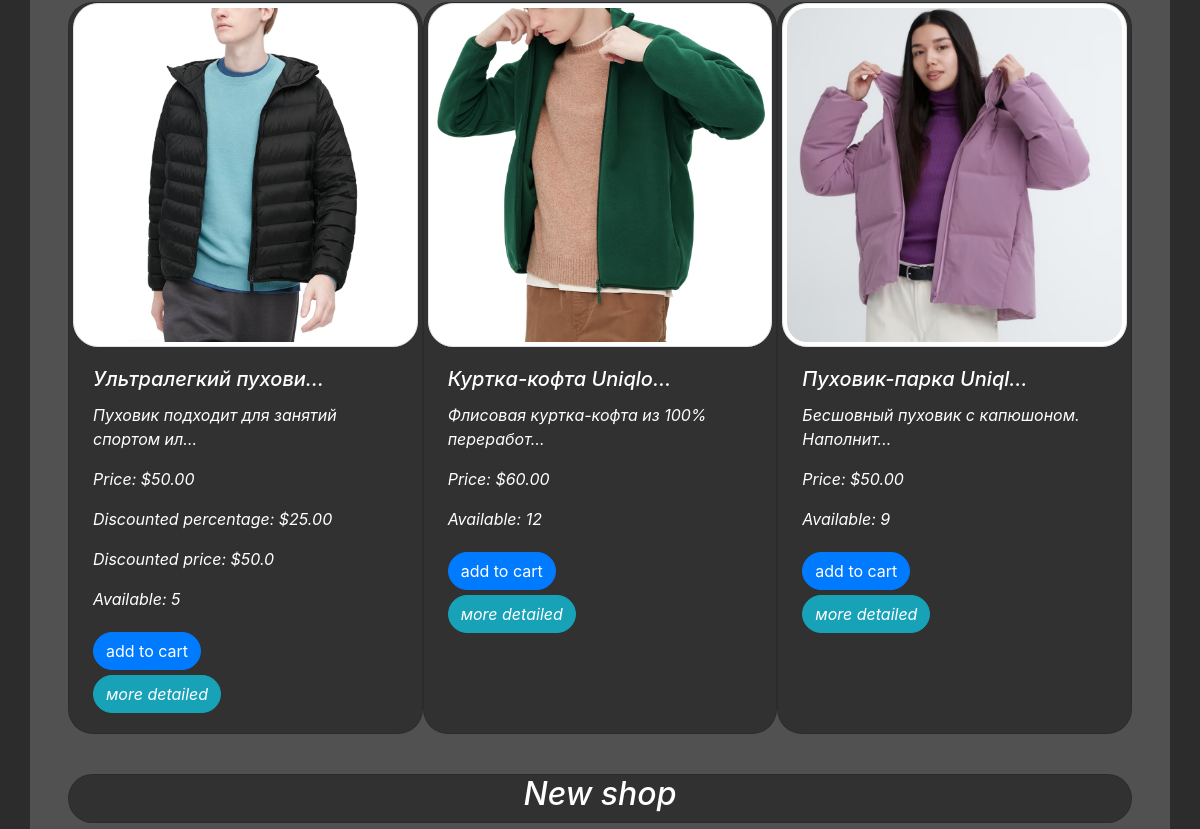
Before: / (middle part) with the older database file.
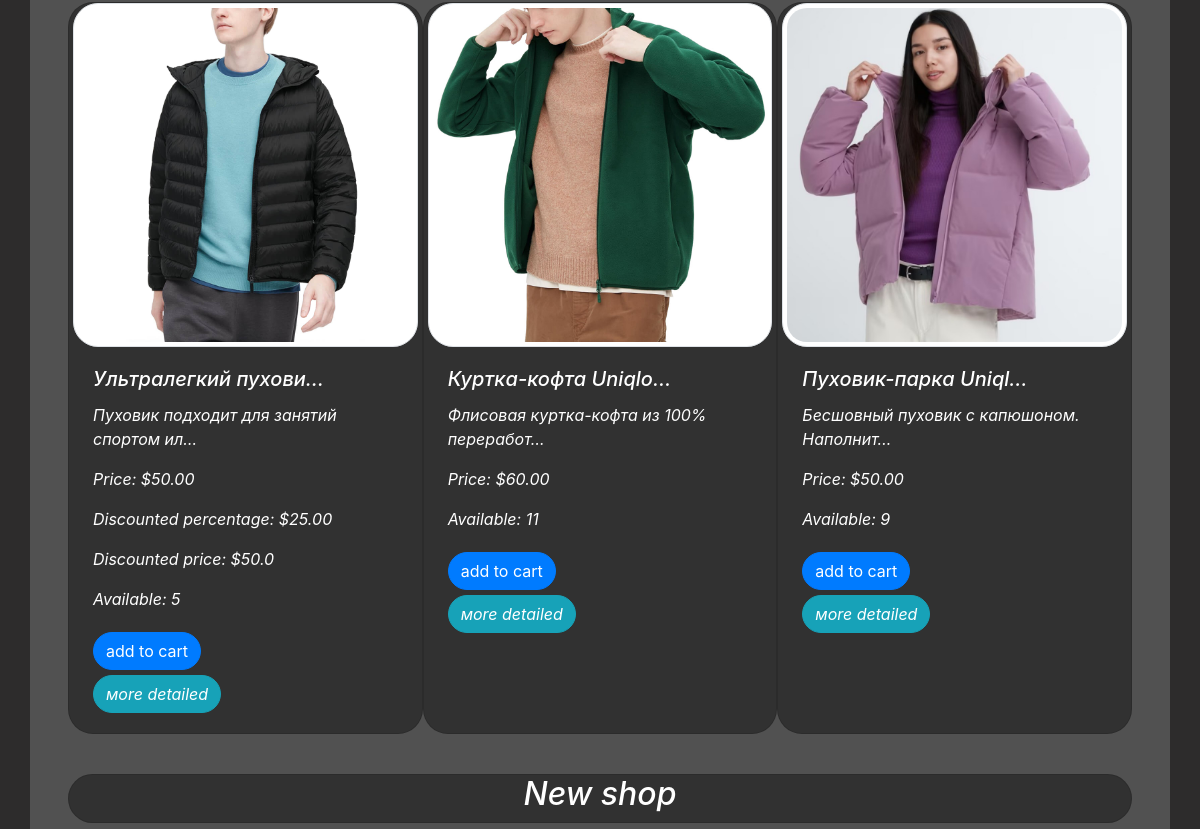
After: the same page with the newer database file.
### pagestore/models.py (models this page shows, shortened)
class Product(models.Model):
    name = models.CharField(max_length=100)
    url = models.TextField(max_length=300, blank=True, null=True)
    photo = models.ImageField(upload_to='img', blank=True, null=True)
    description = models.TextField(blank=True, null=True)
    price = models.DecimalField(max_digits=10, decimal_places=2)
    quantity = models.PositiveIntegerField(default=0)
    category = models.CharField(max_length=50, blank=True, null=True)
    discount_percentage = models.DecimalField(max_digits=5, decimal_places=2, default=0)

### pagestore/views.py (the view)
# urls.py: path('', views.homepage, name='homepage'),
def homepage(request):
    products = Product.objects.all()[:3]
    cart_dict = request.session.get('cart', {})
    if request.user.is_authenticated:
        user = request.user
        total_spending = calculate_total_spending(request.user)
        discount_percentage = apply_discount(total_spending)
        user_favorites = Favorite.objects.get_or_create(user=user)[0].products.all()
        discoun = Discounted.objects.filter(user=request.user)
    else:
        user = None
        total_spending = 0
        discount_percentage = 0
        user_favorites = []
        discoun = None
    for product in products:
        product.quantity_in_cart = cart_dict.get(str(product.id), 0)
        product.discounted_price = float(product.price) - (float(product.price) * (float(discount_percentage) / 100))
    filter_price_min = request.GET.get('price_min')
    filter_price_max = request.GET.get('price_max')
    sort_by = request.GET.get('sort_by')
    category = request.GET.get('category')
    if filter_price_min:
        products = products.filter(price__gte=filter_price_min)
    if filter_price_max:
        products = products.filter(price__lte=filter_price_max)
    if category:
        products = products.filter(category=category)
    print(category)
    if sort_by == 'price_low':
        products = products.order_by('price')
    elif sort_by == 'price_high':
        products = products.order_by('-price')
    if request.user.is_authenticated:
        total_spending = calculate_total_spending(request.user)
    else:
        total_spending = 0
    discount_percentage = apply_discount(total_spending)
    context = {
        'products': products,
        'total_spending': total_spending,
        'discount_percentage': discount_percentage,
        'user_favorites': user_favorites,
        'discoun': discoun
    }
    return render(request, 'pagestore/homepage.html', context)

### pagestore/context_processors.py (called while the page is built)
def cart_items(request):
    cart_dict = request.session.get('cart', {})
    cart_count = sum(cart_dict.values())
    total_cost = Decimal('0.00')
    for product_id, quantity in cart_dict.items():
        product = get_object_or_404(Product, id=product_id)
        total_cost += product.price * quantity
    return {'cart_count': cart_count, 'total_cost': total_cost}

def favorite(request):
    if request.user.is_authenticated:
        user = request.user
        favorites, created = Favorite.objects.get_or_create(user=user)
        favorite_products = favorites.products.all()
    else:
        favorite_products = []
    return {'favorite_products': favorite_products}

### pagestore/views.py (called while the page is built)
def apply_discount(total_spending):
    discount_percentage = 0  # Initialize the discount percentage
    if total_spending >= Decimal('5000.00'):
        discount_percentage = min(30, 10)
    return discount_percentage

### pagestore/templates/pagestore/homepage.html (shortened to what this page needs)
{% extends 'pagestore/base.html' %}
{% load static %}
{% block body %}
<br><br>
<br>
<div class="container">
    <div class="row row-cols-1 row-cols-md-3 g-2 m-2">
        {% for product in products %}
            <div class="card grid-item box">
              <a href="{% url 'product_detail' product.id %}"><img src="{{ product.photo.url }}" class="card-img-top img-thumbnail" alt="{{ product.name }}"></a>
                <div class="card-body">
                    <h5 class="card-title"><a href="{% url 'product_detail' product.id %}">{{ product.name|truncatechars:20 }}</a></h5>
                    <p class="card-text">{{ product.description|truncatechars:40 }}</p>
                    <p class="card-text">Price: ${{ product.price }}</p>
                    {% if product.discount_percentage %}
                        <p>Discounted percentage: ${{ product.discount_percentage }}</p>
                        <p>Discounted price: ${{ product.discounted_price }}</p>
                    {% endif %}
                    <p>Available: {{ product.quantity }}</p>
                    <form method="post"  action="{% url 'add_to_cart' product.id %}">
                        {% if product.quantity == 0 %}
                            <small class="text-muted"><button  class="btn btn-primary otstup_s" type="submit" disabled>add to cart</button></small>
                        {% else %}
                            <small class="text-muted"><button  class="btn btn-primary otstup_s" type="submit">add to cart</button></small>
                        {% endif %}
                    </form>
                        <small class="text-muted"><a class="btn btn-info " href="{% url 'product_detail' product.id %}">мore detailed</a></small>
                </div>
            </div>
        {% endfor %}
    </div><br>
    <div class="card mb-2 g-5 m-2 color_bg_card">
        <h2 class="favorites-header">New shop</h2>
    </div>
</div>
{% endblock %}

### pagestore/templates/pagestore/base.html (shortened to what this page needs)
<!DOCTYPE html>
{% load static %}
<html lang="en">
<head>
    <link href='https://unpkg.com/boxicons@2.1.4/css/boxicons.min.css' rel='stylesheet'>
    <link rel="stylesheet" href="{% static 'css/style.css' %}">
    <link rel="stylesheet" href="{% static 'css/light-theme.css' %}">
    <link rel="stylesheet" href="{% static 'css/dark-theme.css' %}">
    <link rel="stylesheet" href="https://cdnjs.cloudflare.com/ajax/libs/font-awesome/5.15.3/css/all.min.css">
    <link rel="stylesheet" href="https://use.fontawesome.com/releases/v5.5.0/css/all.css">
    <link href="https://cdn.jsdelivr.net/npm/bootstrap@5.0.2/dist/css/bootstrap.min.css" rel="stylesheet">
    <link href="https://maxcdn.bootstrapcdn.com/bootstrap/4.1.0/css/bootstrap.min.css" rel="stylesheet"/>
</head>
<body class="container ">
{% block body %}
{% endblock %}
<br><br>
</body>
</html>

### pagestore/static/css/style.css (style rules this page uses)
img { border-radius: 25px !important; }
button { border-radius: 25px !important; margin-top: 5px !important; }
.btn { border-radius: 25px !important; margin-top: 5px !important; }
.img-thumbnail { max-width: 100px; max-height: auto; width: auto; height: auto; }
.color_bg_card { border-radius: 25px !important; background-color: #918f8f !important; text-align: center !important; }
.card { border-radius: 25px !important; }

### pagestore/static/light-theme.css (style rules this page uses)
html { background-color: #c8bfbf !important; color: black !important; }
body { background-color: #e3e3e3 !important; border-radius: 25px !important; color: rgb(0, 0, 0) !important ; }
a { color: black !important; }
.container { border-radius: 25px !important; font-style: italic !important; color: black !important; }
.card { background-color: #e3e3e3; color: black; }

### pagestore/static/dark-theme.css (style rules this page uses)
html { background-color: #2d2c2c !important; color: white !important; }
body { background-color: #515151 !important; border-radius: 25px !important; color: rgb(255, 255, 255) !important; }
a { color: rgb(255, 255, 255) !important; }
.container { border-radius: 25px !important; font-style: italic !important; color: rgb(0, 0, 0) !important; }
.card { background-color: #313131 !important; color: rgb(255, 255, 255) !important; }

Changed rows visible on the page:
changed Product "Куртка-кофта Uniqlo…": quantity "12" → "11"
